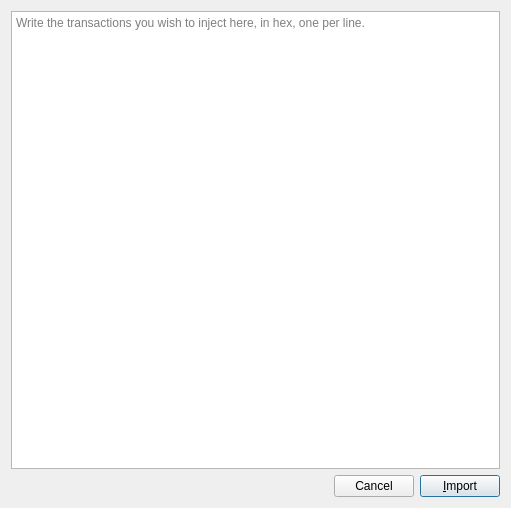
<?xml version="1.0" encoding="UTF-8"?>
<ui version="4.0">
 <class>InjectTransactions</class>
 <widget class="QDialog" name="InjectTransactions">
  <property name="geometry">
   <rect>
    <x>0</x>
    <y>0</y>
    <width>511</width>
    <height>508</height>
   </rect>
  </property>
  <property name="windowTitle">
   <string>Dialog</string>
  </property>
  <layout class="QVBoxLayout" name="verticalLayout">
   <item>
    <widget class="QTextEdit" name="transactions">
     <property name="placeholderText">
      <string>Write the transactions you wish to inject here, in hex, one per line.</string>
     </property>
    </widget>
   </item>
   <item>
    <layout class="QHBoxLayout" name="horizontalLayout">
     <item>
      <spacer name="horizontalSpacer">
       <property name="orientation">
        <enum>Qt::Horizontal</enum>
       </property>
       <property name="sizeHint" stdset="0">
        <size>
         <width>40</width>
         <height>20</height>
        </size>
       </property>
      </spacer>
     </item>
     <item>
      <widget class="QPushButton" name="cancel">
       <property name="text">
        <string>Cancel</string>
       </property>
      </widget>
     </item>
     <item>
      <widget class="QPushButton" name="inject">
       <property name="text">
        <string>&amp;Import</string>
       </property>
       <property name="default">
        <bool>true</bool>
       </property>
      </widget>
     </item>
    </layout>
   </item>
  </layout>
 </widget>
 <resources/>
 <connections>
  <connection>
   <sender>inject</sender>
   <signal>clicked()</signal>
   <receiver>InjectTransactions</receiver>
   <slot>accept()</slot>
   <hints>
    <hint type="sourcelabel">
     <x>462</x>
     <y>484</y>
    </hint>
    <hint type="destinationlabel">
     <x>449</x>
     <y>504</y>
    </hint>
   </hints>
  </connection>
  <connection>
   <sender>cancel</sender>
   <signal>clicked()</signal>
   <receiver>InjectTransactions</receiver>
   <slot>reject()</slot>
   <hints>
    <hint type="sourcelabel">
     <x>381</x>
     <y>483</y>
    </hint>
    <hint type="destinationlabel">
     <x>351</x>
     <y>506</y>
    </hint>
   </hints>
  </connection>
 </connections>
</ui>
